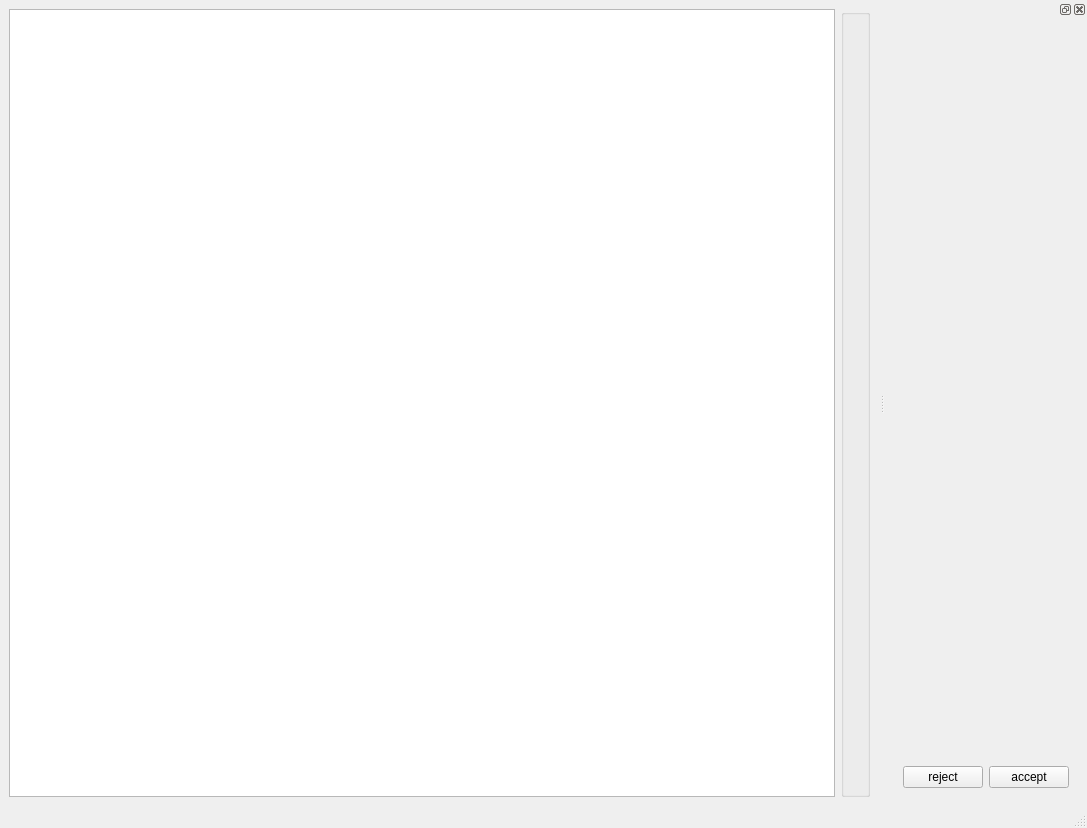
<?xml version="1.0" encoding="UTF-8"?>
<ui version="4.0">
 <class>MainWindow</class>
 <widget class="QMainWindow" name="MainWindow">
  <property name="geometry">
   <rect>
    <x>0</x>
    <y>0</y>
    <width>1087</width>
    <height>828</height>
   </rect>
  </property>
  <property name="windowTitle">
   <string>MainWindow</string>
  </property>
  <widget class="QWidget" name="centralwidget">
   <layout class="QGridLayout" name="gridLayout">
    <item row="0" column="0">
     <widget class="QTextEdit" name="textEdit"/>
    </item>
    <item row="0" column="1">
     <widget class="QGroupBox" name="buttonsGroupBox">
      <property name="title">
       <string/>
      </property>
      <layout class="QGridLayout" name="gridLayout_2"/>
     </widget>
    </item>
   </layout>
  </widget>
  <widget class="QMenuBar" name="menubar">
   <property name="geometry">
    <rect>
     <x>0</x>
     <y>0</y>
     <width>1087</width>
     <height>26</height>
    </rect>
   </property>
  </widget>
  <widget class="QStatusBar" name="statusbar"/>
  <widget class="QDockWidget" name="dockWidget">
   <attribute name="dockWidgetArea">
    <number>2</number>
   </attribute>
   <widget class="QWidget" name="controlDockWidget">
    <layout class="QGridLayout" name="gridLayout_3">
     <item row="0" column="0">
      <widget class="QWidget" name="buttonsWidget" native="true">
       <layout class="QGridLayout" name="gridLayout_4">
        <item row="2" column="0">
         <widget class="QPushButton" name="rejectButton">
          <property name="sizePolicy">
           <sizepolicy hsizetype="Minimum" vsizetype="Fixed">
            <horstretch>0</horstretch>
            <verstretch>1</verstretch>
           </sizepolicy>
          </property>
          <property name="text">
           <string>reject</string>
          </property>
          <property name="icon">
           <iconset resource="imageprocessing.qrc">
            <normaloff>:/images/reject.png</normaloff>:/images/reject.png</iconset>
          </property>
         </widget>
        </item>
        <item row="2" column="1">
         <widget class="QPushButton" name="acceptButton">
          <property name="text">
           <string>accept</string>
          </property>
          <property name="icon">
           <iconset resource="imageprocessing.qrc">
            <normaloff>:/images/accept.png</normaloff>:/images/accept.png</iconset>
          </property>
         </widget>
        </item>
        <item row="1" column="0">
         <spacer name="verticalSpacer">
          <property name="orientation">
           <enum>Qt::Vertical</enum>
          </property>
          <property name="sizeHint" stdset="0">
           <size>
            <width>20</width>
            <height>668</height>
           </size>
          </property>
         </spacer>
        </item>
       </layout>
      </widget>
     </item>
    </layout>
   </widget>
  </widget>
 </widget>
 <resources>
  <include location="imageprocessing.qrc"/>
 </resources>
 <connections/>
</ui>
